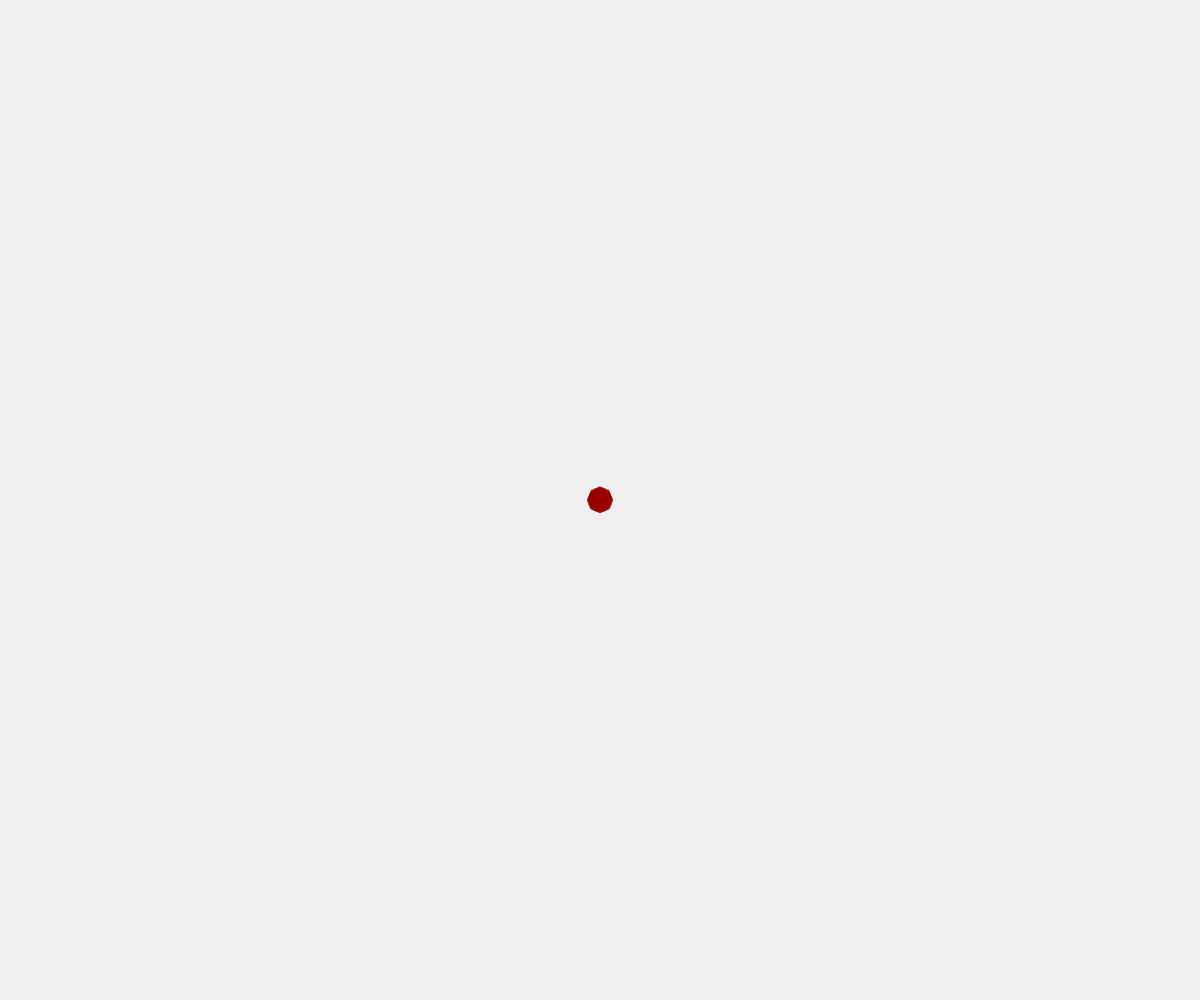
Frame 1 (no input)
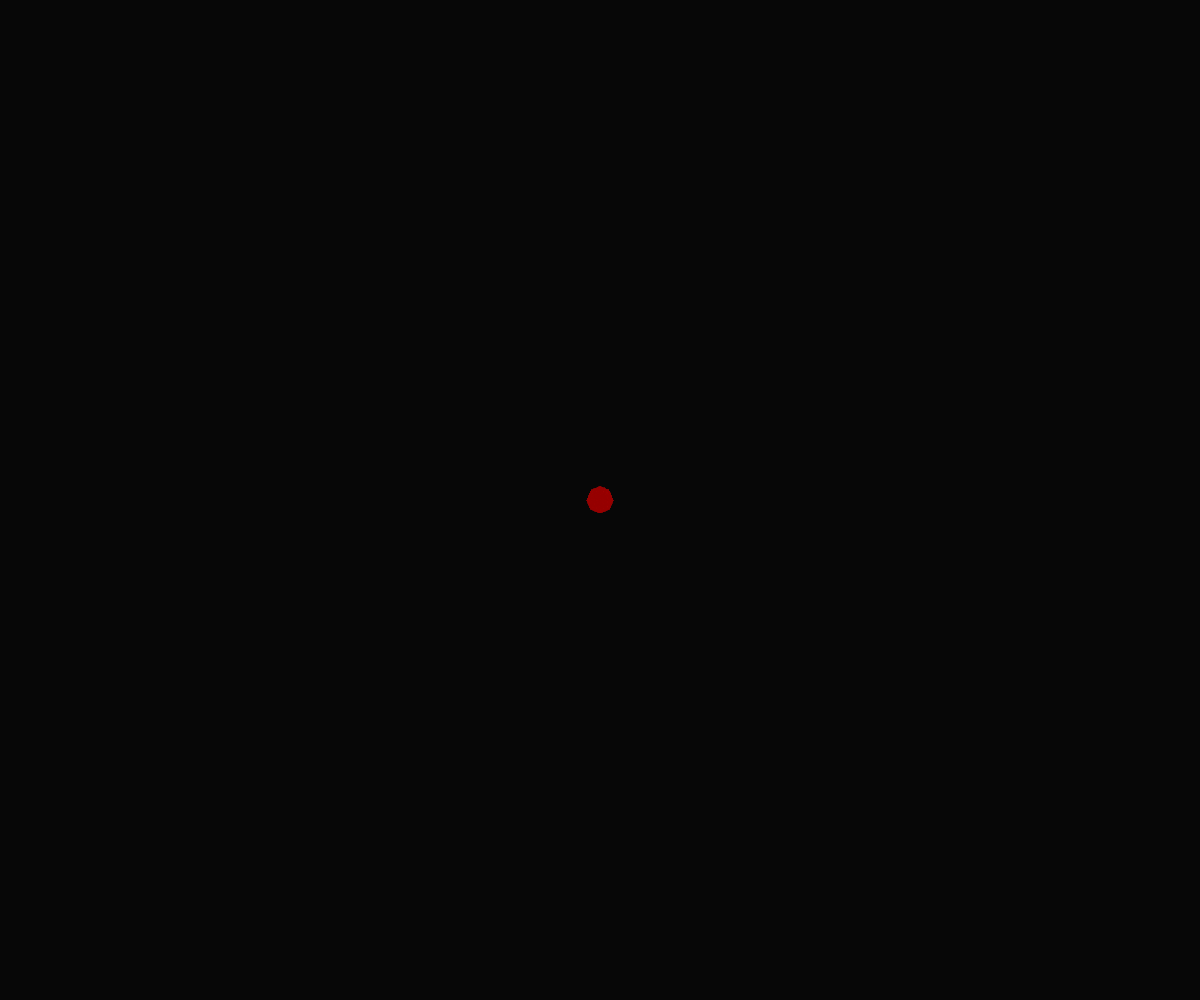
Frame 60 (no input)
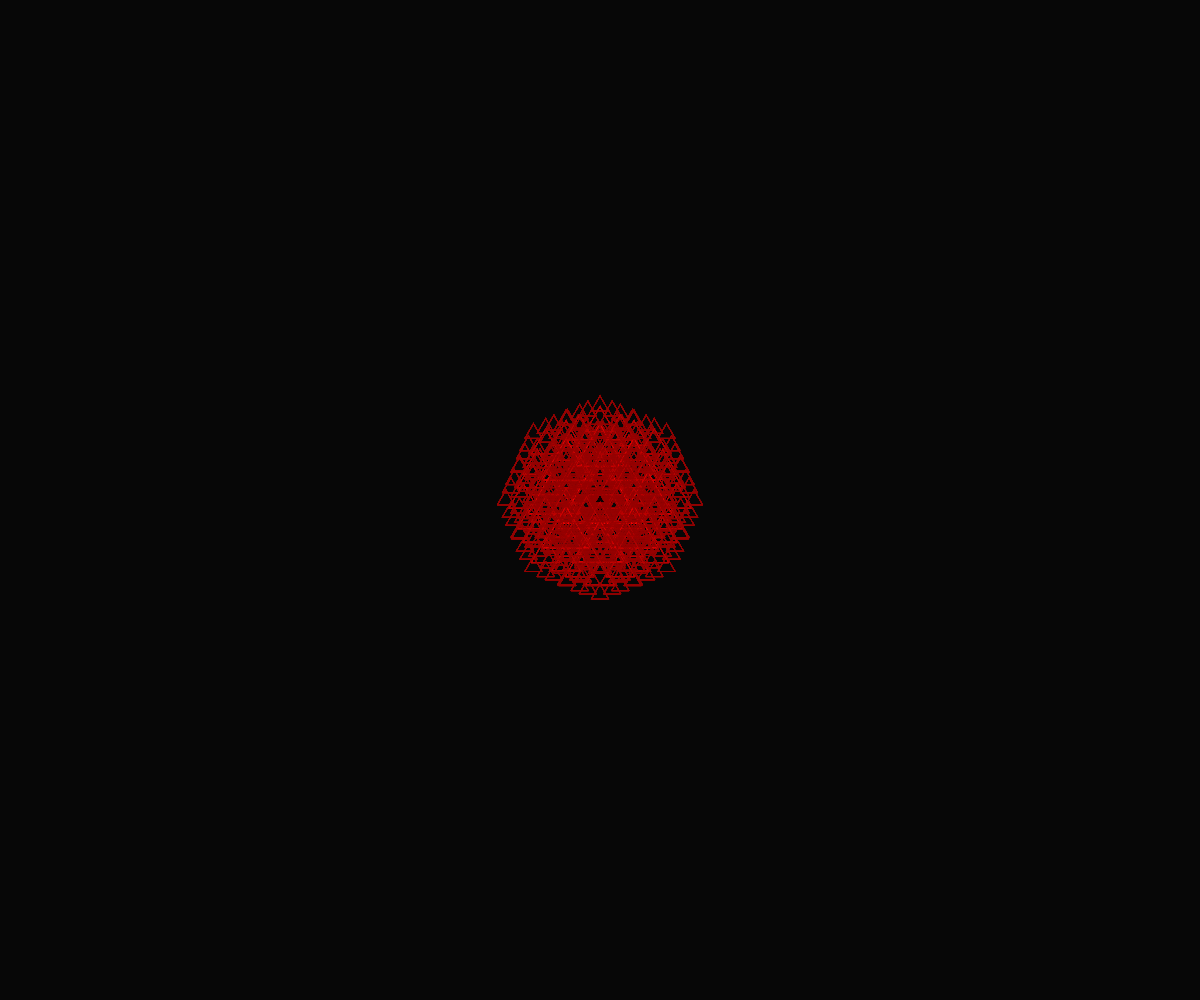
Frame 120 (the mouse pressed at the canvas centre since frame 60)

The p5.js sketch that drew these frames (run headless with seeded random() and noise() and a simulated clock; from frame 60 on, the mouse is pressed at the canvas centre):

// p5.js sketch
// ── sketch.js
let maxLevel = 3;  // Defino el nivel máximo de recursión
let baseSize = 100;  // Establezco el tamaño base para el triángulo más grande
let numTriangles = 8;  // Decido cuántos sub-triángulos voy a tener por nivel

function setup() {
  createCanvas(windowWidth, windowHeight);  // Creo un lienzo que ocupa toda la ventana
  noFill();  // No quiero relleno en mis triángulos
}

function draw() {
  angleMode(DEGREES);  // Cambio el modo de ángulo a grados
  
  background(0, 15);  // Dibujo un fondo semitransparente

  translate(width / 2, height / 2);  // Canto el origen en el centro del canvas

  // Muevo el fractal según la posición del mouse
  let t = map(mouseX, 0, width, 0, 360);  // Relaciono el movimiento del mouse con el ángulo
  let scaleFactor = map(mouseY, 0, height, 0.1, 1.5);  // Ajusto el tamaño con el mouseY

  fractalTriangle(baseSize * scaleFactor, maxLevel, t);  // Ingreso al fractal triangular
}

// Esta función me ayuda a dibujar los triángulos fractales
function fractalTriangle(size, level, t) {
  // Cambio el color de los triángulos en tonos de rojo
  stroke(map(level, 0, maxLevel, 150, 255), 0, 0);  // Variación en la intensidad del rojo
  strokeWeight(1);  // Elijo que los bordes sean más delgados
  
  // Dibujo el triángulo
  beginShape();
  vertex(0, -size / sqrt(3)); // Coloco el vértice superior
  vertex(-size / 2, size / (2 * sqrt(3))); // Vértice inferior izquierdo
  vertex(size / 2, size / (2 * sqrt(3))); // Vértice inferior derecho
  endShape(CLOSE);

  if (level > 0) {
    let angle = 360 / numTriangles;  // Divido el triángulo en más segmentos
    let newSize = size * 0.6;  // Reduzco el tamaño de los sub-triángulos

    for (let i = 0; i < numTriangles; i++) {
      let x = cos(angle * i + t) * (size * 0.6);  // Muevo los triángulos alrededor
      let y = sin(angle * i + t) * (size * 0.6);
      push();
      translate(x, y);  // Muevo a la posición del sub-triángulo
      fractalTriangle(newSize, level - 1, t);  // Llamo a la función para dibujar sub-triángulos
      pop();
    }
  }
}
